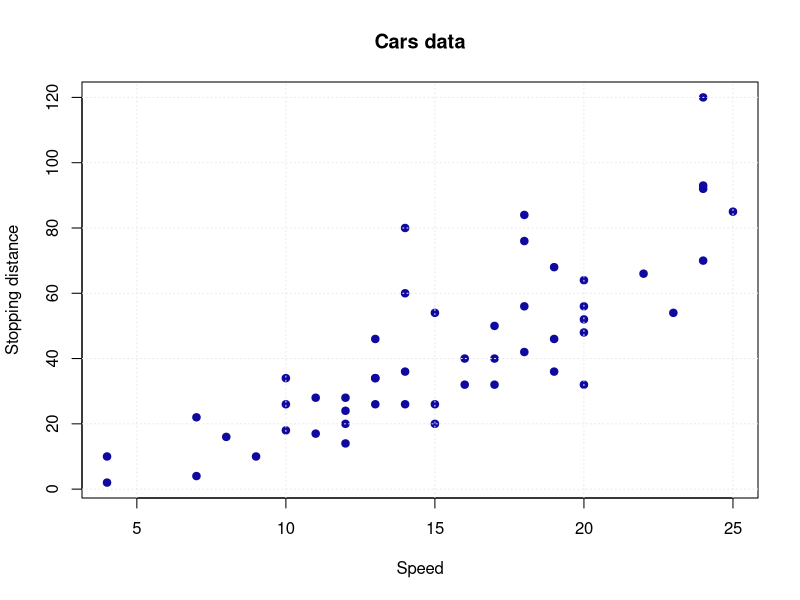
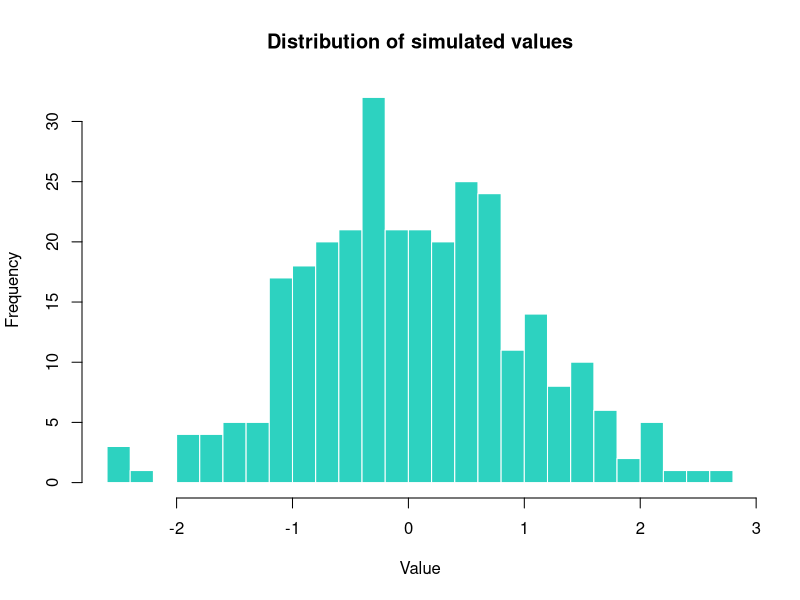

The R source for these figures, in order:
## ---- chunk 1
summary(cars)
## ---- chunk 2
#| label: fig-base-r
#| fig-cap: "A simple base R plot."
#| fig-width: 7
#| fig-height: 4.2
plot(
  cars$speed,
  cars$dist,
  pch = 19,
  col = "#10099F",
  xlab = "Speed",
  ylab = "Stopping distance",
  main = "Cars data"
)
grid(col = "#E8E8E8")
## ---- chunk 3
#| label: fig-hidden-code
#| echo: false
#| fig-width: 7
#| fig-height: 4.2
set.seed(2026)
x <- rnorm(300)
hist(
  x,
  breaks = 24,
  col = "#2DD2C0",
  border = "white",
  main = "Distribution of simulated values",
  xlab = "Value"
)
